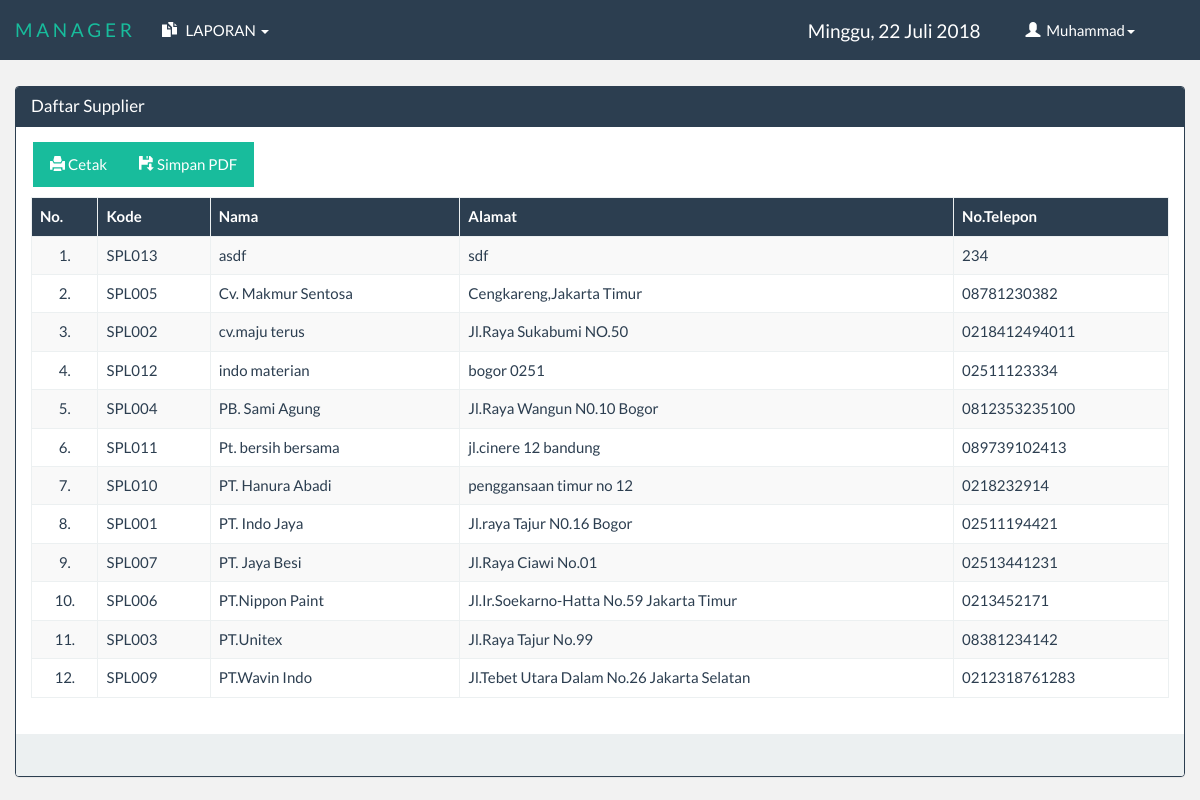
Screenshot of /app/manager/index.php?menu=lapsupplier (signed in) with the database file from the repository.
### tables this page shows
CREATE TABLE IF NOT EXISTS `tbl_supplier` (
  `kd_supplier` varchar(6) NOT NULL,
  `nama_supplier` varchar(50) NOT NULL,
  `alamat_supplier` text NOT NULL,
  `no_telp_supplier` varchar(13) NOT NULL,
  PRIMARY KEY (`kd_supplier`),
  UNIQUE KEY `no_telp_supplier` (`no_telp_supplier`),
  UNIQUE KEY `kd_supplier` (`kd_supplier`)
);

### app/library/fungsi.php (called while the page is built, shortened)
<?php
	class oop{
		function tampil($table,$cari,$urut){
			$sql="SELECT * FROM $table $cari $urut";
			$tampil=mysql_query($sql);
			while($data=mysql_fetch_array($tampil))
				$isi[]=$data;
			return @$isi;
		}
	}
?>

### app/laporan/laporan_supplier.php (the view, shortened to what this page needs)
<?php
	@$table = "tbl_supplier";
?>
<!DOCTYPE html>
<html>
<head>
</head>
<body>
<br><br><br><br>
<div class="container">
	<div class="row">
		<div class="panel panel-primary">
			<div class="panel-heading" style="height:40px;">
				<h3 class="panel-title pull-left">Daftar Supplier</h3>
			</div>
			<div class="panel-body">
				<div class="col-md-12" style="margin-bottom:10px;">
					<div class="col-md-4" style="margin-left:-27px;">
						<div class="input-group">
							<div class="input-group-btn">
								<a href="../laporan/cetak_supplier.php" target="_blank" class="btn btn-success"><div class="glyphicon glyphicon-print"></div>&nbsp;Cetak</a>
								<a href="../laporan/cetak_pdf.php?menu=supplier" target="_blank" class="btn btn-success"><div class="glyphicon glyphicon-floppy-save"></div>&nbsp;Simpan PDF</a>
							</div>
						</div>
					</div>
				</div>
				<table class="table table-bordered table-hover table-striped">
					<thead>
						<tr id="pri">
							<th>No.</th>
							<th>Kode</th>
							<th>Nama</th>
							<th>Alamat</th>
							<th>No.Telepon</th>
						</tr>
					</thead>
					<tbody>
						<?php
							$sql = $aksi->tampil($table,"","ORDER BY nama_supplier ASC");
							@$no = 0;
							if ($sql =="") {
								echo "<tr><td align='center' colspan='5'>Data Tidak Ada</td></tr>";
							}else{
								foreach ($sql as $data) {
									$no++;
						?>
							<tr>
								<td align="center"><?php echo $no; ?>.</td>
								<td><?php echo $data['kd_supplier']; ?></td>
								<td><?php echo $data['nama_supplier']; ?></td>
								<td><?php echo $data['alamat_supplier']; ?></td>
								<td><?php echo $data['no_telp_supplier']; ?></td>
							</tr>
						<?php } } ?>
					</tbody>
				</table>
			</div>
			<div class="panel-footer">&nbsp;</div>
		</div>
	</div>
</div>
</body>
</html>

### app/css/style.css (style rules this page uses)
#pri { background-color: #2c3e50; color: white; }

### app/manager/index.php (style rules this page uses)
body { background-color: rgba(0, 0, 0, 0.05); }

### rows the page displays
tbl_supplier: kd_supplier "SPL013", nama_supplier "asdf", alamat_supplier "sdf", no_telp_supplier "234"
tbl_supplier: kd_supplier "SPL005", nama_supplier "Cv. Makmur Sentosa", alamat_supplier "Cengkareng,Jakarta Timur", no_telp_supplier "08781230382"
tbl_supplier: kd_supplier "SPL002", nama_supplier "cv.maju terus", alamat_supplier "Jl.Raya Sukabumi NO.50", no_telp_supplier "0218412494011"
tbl_supplier: kd_supplier "SPL012", nama_supplier "indo materian", alamat_supplier "bogor 0251", no_telp_supplier "02511123334"
tbl_supplier: kd_supplier "SPL004", nama_supplier "PB. Sami Agung", alamat_supplier "Jl.Raya Wangun N0.10 Bogor", no_telp_supplier "0812353235100"
tbl_supplier: kd_supplier "SPL011", nama_supplier "Pt. bersih bersama", alamat_supplier "jl.cinere 12 bandung", no_telp_supplier "089739102413"
tbl_supplier: kd_supplier "SPL010", nama_supplier "PT. Hanura Abadi", alamat_supplier "penggansaan timur no 12", no_telp_supplier "0218232914"
tbl_supplier: kd_supplier "SPL001", nama_supplier "PT. Indo Jaya", alamat_supplier "Jl.raya Tajur N0.16 Bogor", no_telp_supplier "02511194421"
tbl_supplier: kd_supplier "SPL007", nama_supplier "PT. Jaya Besi", alamat_supplier "Jl.Raya Ciawi No.01", no_telp_supplier "02513441231"
tbl_supplier: kd_supplier "SPL006", nama_supplier "PT.Nippon Paint", alamat_supplier "Jl.Ir.Soekarno-Hatta No.59 Jakarta Timur", no_telp_supplier "0213452171"
tbl_supplier: kd_supplier "SPL003", nama_supplier "PT.Unitex", alamat_supplier "Jl.Raya Tajur No.99", no_telp_supplier "08381234142"
tbl_supplier: kd_supplier "SPL009", nama_supplier "PT.Wavin Indo", alamat_supplier "Jl.Tebet Utara Dalam No.26 Jakarta Selatan", no_telp_supplier "0212318761283"

### other values shown
$_SESSION['nama'] "Muhammad"
